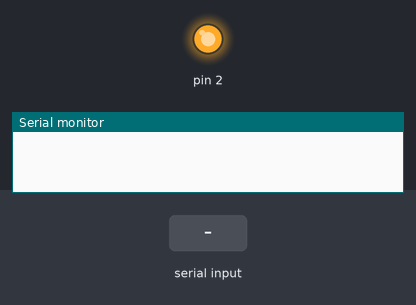
This sketch was run on a simulated Arduino Uno, built with avr-gcc and run on an emulated ATmega328P. Shown: output pins drawn as LEDs (lit = HIGH), the last lines printed to the serial monitor. The inputs (shaded band) are chosen by the test bench.

Above: at 1.2 s.
1.3 s: "ON" received over Serial
At 3.5 s:
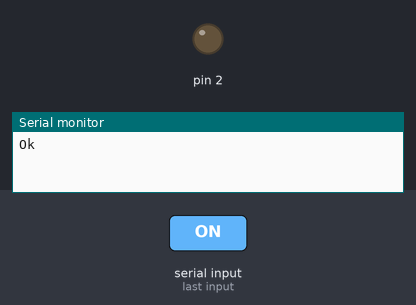
3.8 s: "OFF" received over Serial
At 5.5 s:
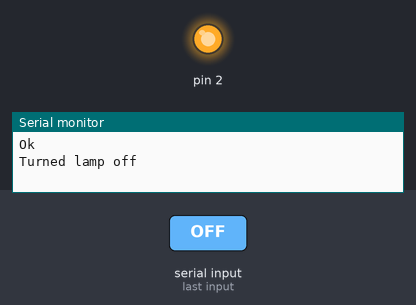
Timing chart, 0 to 7.0 s (numbered marks = the images above; inputs shaded):
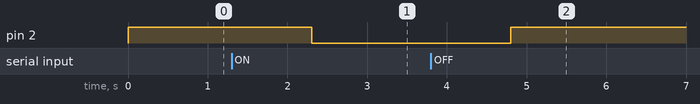

The sketch:

V1.ino
```cpp
/*
 * NAAM: MATRIXBORD MEESTERPROEF 2022
 * VERSIE: 1
 * AUTEURS: NIEK, JOERI, DESMOND EN KAI
 * DATUM: 15 NOVEMBER 2022
 *
 */
String incomingByte;
void setup() {
  pinMode(2, OUTPUT);
  Serial.begin(9600);
  digitalWrite(2, HIGH);
}

// the loop function runs over and over again forever
void loop() {
    if (Serial.available() > 0) {
          incomingByte = Serial.readString();
          if(incomingByte == "ON"){
            digitalWrite(2, LOW);
            Serial.println("Ok");
          } else if(incomingByte == "OFF"){
            digitalWrite(2, HIGH);
            Serial.println("Turned lamp off");
          } else {
            Serial.println("Command not found!");
          }
    }
}
```

Measured:
- after the input at 1.3 s, pin 2: HIGH → LOW after 1.0 s
- after the input at 3.8 s, pin 2: LOW → HIGH after 1.0 s
